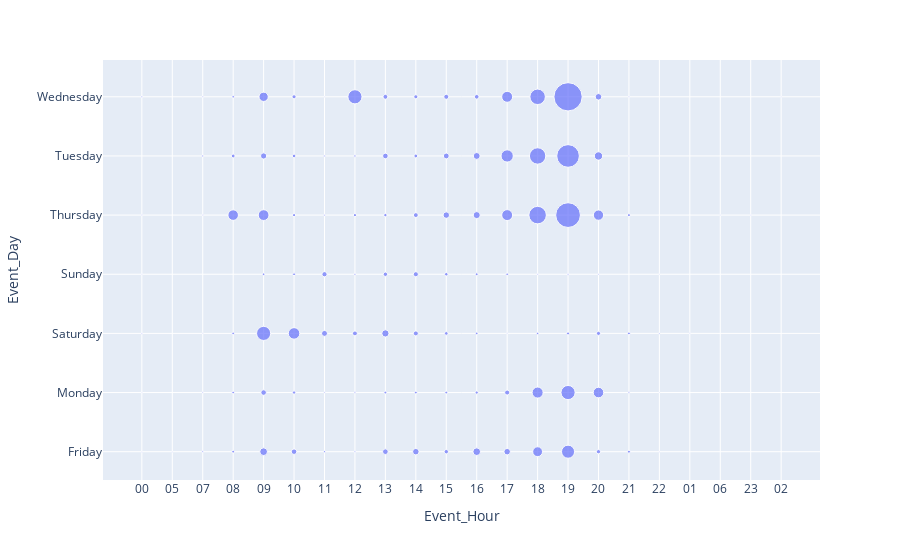

Source (notebook cell):
### Code cell
fig = px.scatter(rpv_based_on_days_hours, x="Event_Hour", y="Event_Day",size='rsvp_count_yes', hover_data=['rsvp_count_yes'])
fig.show()

### Figure 1 — Plotly figure (JSON) as saved in the notebook; plotly's stock layout.template omitted (floating-point values rounded to 4 significant figures)
{"data": [{"customdata": [[1], [1], [3], [7], [53], [27], [4], [3], [28], [37], [17], [52], [37], [85], [151], [16], [8], [1], [1], [2], [6], [27], [10], [2], [3], [7], [7], [7], [9], [22], [108], [178], [98], [3], [1], [2], [1], [1], [6], [176], [117], [31], [21], [46], [22], [12], [6], [1], [5], [8], [15], [7], [2], [1], [6], [7], [24], [4], [17], [23], [11], [7], [6], [2], [3], [2], [1], [2], [1], [2], [98], [102], [9], [3], [9], [10], [21], [37], [44], [106], [271], [540], [94], [8], [1], [4], [13], [34], [12], [3], [5], [28], [13], [30], [42], [133], [237], [452], [61], [2], [3], [1], [2], [6], [76], [15], [1], [177], [21], [15], [22], [19], [106], [212], [706], [38], [2]], "hovertemplate": "Event_Hour=%{x}<br>Event_Day=%{y}<br>rsvp_count_yes=%{customdata[0]}<extra></extra>", "legendgroup": "", "marker": {"color": "#636efa", "size": [1, 1, 3, 7, 53, 27, 4, 3, 28, 37, 17, 52, 37, 85, 151, 16, 8, 1, 1, 2, 6, 27, 10, 2, 3, 7, 7, 7, 9, 22, 108, 178, 98, 3, 1, 2, 1, 1, 6, 176, 117, 31, 21, 46, 22, 12, 6, 1, 5, 8, 15, 7, 2, 1, 6, 7, 24, 4, 17, 23, 11, 7, 6, 2, 3, 2, 1, 2, 1, 2, 98, 102, 9, 3, 9, 10, 21, 37, 44, 106, 271, 540, 94, 8, 1, 4, 13, 34, 12, 3, 5, 28, 13, 30, 42, 133, 237, 452, 61, 2, 3, 1, 2, 6, 76, 15, 1, 177, 21, 15, 22, 19, 106, 212, 706, 38, 2], "sizemode": "area", "sizeref": 1.765, "symbol": "circle"}, "mode": "markers", "name": "", "orientation": "v", "showlegend": false, "type": "scatter", "x": ["00", "05", "07", "08", "09", "10", "11", "12", "13", "14", "15", "16", "17", "18", "19", "20", "21", "22", "00", "07", "08", "09", "10", "11", "12", "13", "14", "15", "16", "17", "18", "19", "20", "21", "22", "00", "01", "07", "08", "09", "10", "11", "12", "13", "14", "15", "16", "17", "18", "19", "20", "21", "22", "00", "09", "10", "11", "12", "13", "14", "15", "16", "17", "18", "19", "20", "22", "00", "06", "07", "08", "09", "10", "11", "12", "13", "14", "15", "16", "17", "18", "19", "20", "21", "23", "07", "08", "09", "10", "11", "12", "13", "14", "15", "16", "17", "18", "19", "20", "21", "00", "02", "07", "08", "09", "10", "11", "12", "13", "14", "15", "16", "17", "18", "19", "20", "21"], "xaxis": "x", "y": ["Friday", "Friday", "Friday", "Friday", "Friday", "Friday", "Friday", "Friday", "Friday", "Friday", "Friday", "Friday", "Friday", "Friday", "Friday", "Friday", "Friday", "Friday", "Monday", "Monday", "Monday", "Monday", "Monday", "Monday", "Monday", "Monday", "Monday", "Monday", "Monday", "Monday", "Monday", "Monday", "Monday", "Monday", "Monday", "Saturday", "Saturday", "Saturday", "Saturday", "Saturday", "Saturday", "Saturday", "Saturday", "Saturday", "Saturday", "Saturday", "Saturday", "Saturday", "Saturday", "Saturday", "Saturday", "Saturday", "Saturday", "Sunday", "Sunday", "Sunday", "Sunday", "Sunday", "Sunday", "Sunday", "Sunday", "Sunday", "Sunday", "Sunday", "Sunday", "Sunday", "Sunday", "Thursday", "Thursday", "Thursday", "Thursday", "Thursday", "Thursday", "Thursday", "Thursday", "Thursday", "Thursday", "Thursday", "Thursday", "Thursday", "Thursday", "Thursday", "Thursday", "Thursday", "Thursday", "Tuesday", "Tuesday", "Tuesday", "Tuesday", "Tuesday", "Tuesday", "Tuesday", "Tuesday", "Tuesday", "Tuesday", "Tuesday", "Tuesday", "Tuesday", "Tuesday", "Tuesday", "Wednesday", "Wednesday", "Wednesday", "Wednesday", "Wednesday", "Wednesday", "Wednesday", "Wednesday", "Wednesday", "Wednesday", "Wednesday", "Wednesday", "Wednesday", "Wednesday", "Wednesday", "Wednesday", "Wednesday"], "yaxis": "y"}], "layout": {"legend": {"itemsizing": "constant", "tracegroupgap": 0}, "margin": {"t": 60}, "xaxis": {"anchor": "y", "domain": [0, 1], "title": {"text": "Event_Hour"}}, "yaxis": {"anchor": "x", "domain": [0, 1], "title": {"text": "Event_Day"}}}}
